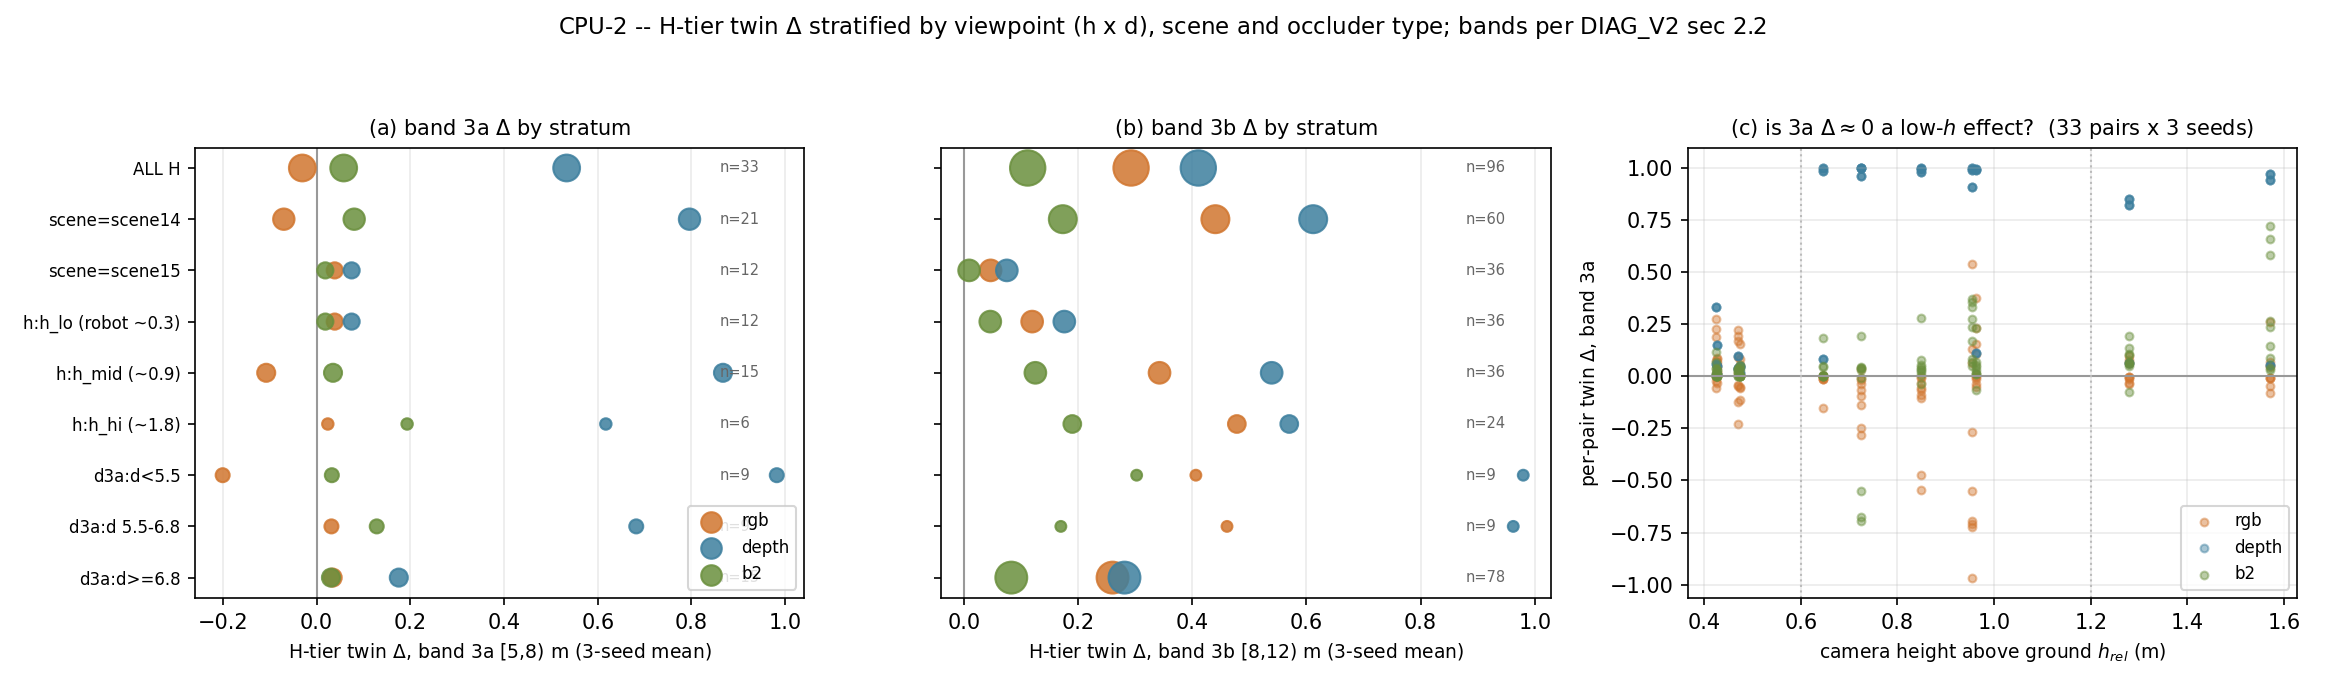

Source code (Python):
#!/usr/bin/env python3
"""WEEKEND 0823 / CPU-2 -- 3a/3b viewpoint stratification of the H-tier twin delta.

Question (WEEKEND_BRIEF_0823 §6.5, ruling #4 material): DIAG_V2 §2.2 reports the H-tier
twin delta in band 3a [5,8) m as RGB -0.031 +-0.054 (s42 CI [-0.127,+0.017], contains 0)
against +0.293 in band 3b [8,12).  Is that ~0 UNIFORM over viewpoints, or is it the average
of a viewpoint-dependent mixture (e.g. concentrated at low camera height h~0.3, or in one
scene / one occluder type)?

Definitions are NOT redefined here.  3a / 3b are the two far distance bands of grid
PROVISIONAL-GRID-V1 as fixed by `experiments/nightrun_0820/narrative/diag_v2/DIAG_V2.md`
sec 0.6 / sec 2.2: band 3a = [5,8) m, band 3b = [8,12) m, cell index = band*5 + sector.
The twin delta is the same statistic as DIAG_V2 sec 2:
    delta_b = max p over GT-positive cells of band b on the hazard-ON frame
            - max p over the SAME cells on its pose-matched hazard-OFF twin.

Inputs (all frozen, read-only):
  experiments/dayrun_0820/runs/v2/{rgb,depth,b2}_s{42,43,44}/eval_test/per_frame.csv
  experiments/dayrun_0820/runs/v2/{...}/twin/twin_pairs.csv          (kept flag + delta_score)
  experiments/dayrun_0820/dataset_manifest_v2_full.json              (cam d / h_rel, raw_vis)
  experiments/dayrun_0820/split_v2_full.json
Outputs (this directory only): a3_viewpoint_numbers.json, a3_strata.csv, a3_viewpoint.png

    PYTHONNOUSERSITE=1 CUDA_VISIBLE_DEVICES="" python a3_viewpoint.py
"""
from __future__ import annotations

import csv
import json
import math
import os
import sys

sys.dont_write_bytecode = True

import numpy as np
import matplotlib
matplotlib.use("Agg")
import matplotlib.pyplot as plt

REPO = "/home/vislab/Desktop/work_sy/Practice_NegObs"
DR = os.path.join(REPO, "experiments/dayrun_0820")
RUNS = os.path.join(DR, "runs/v2")
OUT = os.path.dirname(os.path.abspath(__file__))
sys.path.insert(0, os.path.join(REPO, "experiments/mainrun_0819/code"))
import bootstrap as BS  # noqa: E402

TAU = 0.5
MODELS = ("rgb", "depth", "b2")
SEEDS = (42, 43, 44)
SECT = ["A", "B", "C", "D", "E"]
BN = ["1", "2", "3a", "3b"]
CELLS = [f"{s}{b}" for b in BN for s in SECT]
N_CELLS = 20
MIN_N = 5          # brief: refuse to over-read strata with n < 5
BOOT_N = 8         # only bootstrap a stratum at n >= 8


def band_mask(b):
    m = np.zeros(N_CELLS, bool)
    m[b * 5:(b + 1) * 5] = True
    return m


BMASK = [band_mask(b) for b in range(4)]


def read_per_frame(path):
    rows = {}
    with open(path) as fh:
        for r in csv.DictReader(fh):
            rows[r["frame_id"]] = dict(
                scene_id=r["scene_id"], tier=r["tier"], toggle=r["toggle_state"],
                p=np.array([float(r[f"p_{c}"]) for c in CELLS]),
                g=np.array([float(r[f"g_{c}"]) for c in CELLS]))
    return rows


MANIFEST = json.load(open(os.path.join(DR, "dataset_manifest_v2_full.json")))
SPLIT = json.load(open(os.path.join(DR, "split_v2_full.json")))
FRAMES = {f["frame_id"]: f for f in MANIFEST["frames"]}
PF = {(m, s): read_per_frame(os.path.join(RUNS, f"{m}_s{s}/eval_test/per_frame.csv"))
      for m in MODELS for s in SEEDS}

# --------------------------------------------------------------------------- #
# stratifier definitions -- fixed BEFORE looking at any delta (pre-registered)
# --------------------------------------------------------------------------- #
# h bins: the project's three judging viewpoints (scripts/make_review_gallery.py:
#   "robot eye h0.3 / human eye h0.9 / high h1.8"), cut midway between them.
H_BINS = [(0.25, 0.60, "h_lo (robot ~0.3)"),
          (0.60, 1.20, "h_mid (~0.9)"),
          (1.20, 1.91, "h_hi (~1.8)")]
# d bins: the standoff axis DIAG_V2 sec 0.3 already established as the working range axis.
D_BINS = [(0.0, 7.0, "d<7"), (7.0, 9.0, "d 7-9"), (9.0, 99.0, "d>=9")]
# finer d cut used INSIDE band 3a, whose frames all sit at d < 7.6
D_BINS_3A = [(0.0, 5.5, "d<5.5"), (5.5, 6.8, "d 5.5-6.8"), (6.8, 99.0, "d>=6.8")]
# occluder type -- see sec 2 of the .md: only two scenes carry test H frames, so
# occluder type is PERFECTLY CONFOUNDED with scene id.  Recorded, not resolved.
OCCLUDER = {"scene14": "tread/landing self-occlusion (perspective terrace illusion)",
            "scene15": "lateral wall + 25deg bend (corridor occlusion)"}


def hbin(h):
    for lo, hi, lab in H_BINS:
        if lo <= h < hi:
            return lab
    return "h_out"


def dbin(d, bins=D_BINS):
    for lo, hi, lab in bins:
        if lo <= d < hi:
            return lab
    return "d_out"


# --------------------------------------------------------------------------- #
# build the per-pair table: 96 H pairs x 9 runs
# --------------------------------------------------------------------------- #
def build_rows():
    """rows[(model,seed)] = list of dicts, one per kept H twin pair."""
    out = {}
    for m in MODELS:
        for s in SEEDS:
            pairs = []
            with open(os.path.join(RUNS, f"{m}_s{s}/twin/twin_pairs.csv")) as fh:
                for r in csv.DictReader(fh):
                    if r["kept"] == "True" and r["tier"] == "H":
                        ds = r["delta_score"]
                        pairs.append((r["scene_id"], r["cut"],
                                      float(ds) if ds not in ("", "nan") else np.nan))
            rows = []
            for sc, cut, ds_ref in pairs:
                fid_on, fid_off = f"on/{sc}/{cut}", f"off/{sc}/{cut}"
                on, off = PF[(m, s)].get(fid_on), PF[(m, s)].get(fid_off)
                if on is None or off is None:
                    continue
                man = FRAMES[fid_on]
                cam = man["cam"]
                pos = on["g"] > 0.5
                rec = dict(scene=sc, cut=cut, cond=man["cond"], round=man["round"],
                           d=cam["d"], h=cam["h_rel"], yaw=cam["yaw"], pitch=cam["pitch"],
                           hfov=cam["hfov"], ground_z=cam["ground_z"],
                           edge_projected=man["raw_vis"].get("edge_projected", -1),
                           hbin=hbin(cam["h_rel"]), dbin=dbin(cam["d"]),
                           dbin3a=dbin(cam["d"], D_BINS_3A),
                           occluder=OCCLUDER.get(sc, "?"),
                           n_gt=int(pos.sum()), ds_ref=ds_ref)
                rec["all"] = float(on["p"][pos].max() - off["p"][pos].max()) if pos.any() else np.nan
                for b, bname in zip((2, 3), ("3a", "3b")):
                    msk = pos & BMASK[b]
                    rec[f"d_{bname}"] = (float(on["p"][msk].max() - off["p"][msk].max())
                                         if msk.any() else np.nan)
                    rec[f"on_{bname}"] = float(on["p"][msk].max()) if msk.any() else np.nan
                    rec[f"off_{bname}"] = float(off["p"][msk].max()) if msk.any() else np.nan
                    # band-restricted frame recall: any GT cell of the band over tau
                    rec[f"rec_{bname}"] = (float(on["p"][msk].max() >= TAU) if msk.any() else np.nan)
                    rec[f"recoff_{bname}"] = (float(off["p"][msk].max() >= TAU) if msk.any() else np.nan)
                    rec[f"ncell_{bname}"] = int(msk.sum())
                rows.append(rec)
            out[(m, s)] = rows
    return out


ROWS = build_rows()


def sanity():
    """Reproduce DIAG_V2 sec 2.2 headline numbers -- proves this is the published statistic, split."""
    rep = {}
    for m in MODELS:
        for band in ("3a", "3b", "all"):
            key = f"d_{band}" if band != "all" else "all"
            vals = []
            for s in SEEDS:
                v = np.array([r[key] for r in ROWS[(m, s)]], float)
                v = v[np.isfinite(v)]
                vals.append(float(v.mean()))
            rep[f"{m}_{band}"] = dict(seeds=vals, mean=float(np.mean(vals)),
                                      half_range=float((max(vals) - min(vals)) / 2),
                                      n=int(np.isfinite(np.array([r[key] for r in ROWS[(m, 42)]],
                                                                 float)).sum()))
    # also reproduce delta_score column
    dev = []
    for m in MODELS:
        for s in SEEDS:
            for r in ROWS[(m, s)]:
                if np.isfinite(r["ds_ref"]) and np.isfinite(r["all"]):
                    dev.append(abs(r["all"] - r["ds_ref"]))
    rep["max_abs_dev_vs_twin_pairs_csv"] = float(max(dev)) if dev else float("nan")
    return rep


# --------------------------------------------------------------------------- #
# stratum aggregation
# --------------------------------------------------------------------------- #
def agg(model, key, sel, boot=True):
    """3-seed aggregate of column `key` over pairs passing predicate `sel`.

    Returns dict with per-seed means, 3-seed mean, half-range, n (pairs with a finite value,
    identical across seeds because pairing + GT are seed-independent), and the s42 percentile
    bootstrap CI when n >= BOOT_N.
    """
    per_seed, n = [], None
    for s in SEEDS:
        v = np.array([r[key] for r in ROWS[(model, s)] if sel(r)], float)
        v = v[np.isfinite(v)]
        n = int(v.size) if n is None else n
        per_seed.append(float(v.mean()) if v.size else float("nan"))
    out = dict(n=int(n or 0), seeds=per_seed,
               mean=float(np.nanmean(per_seed)) if n else float("nan"),
               half_range=float((np.nanmax(per_seed) - np.nanmin(per_seed)) / 2) if n else float("nan"))
    if boot and n and n >= BOOT_N:
        v42 = np.array([r[key] for r in ROWS[(model, 42)] if sel(r)], float)
        v42 = v42[np.isfinite(v42)]
        ci = BS.bootstrap_ci(lambda idx, v=v42: {"mean": float(v[idx].mean())},
                             len(v42), n_boot=10000, seed=42)["mean"]
        out["s42_point"], out["s42_lo"], out["s42_hi"] = ci["point"], ci["lo"], ci["hi"]
        out["s42_excludes_zero"] = bool(ci["lo"] > 0 or ci["hi"] < 0)
    return out


# --------------------------------------------------------------------------- #
# Spearman with permutation p (no scipy) -- same code path as diag_v1/diag_v2
# --------------------------------------------------------------------------- #
def rankdata(x):
    x = np.asarray(x, float)
    order = np.argsort(x, kind="mergesort")
    ranks = np.empty(len(x), float)
    i = 0
    while i < len(x):
        j = i
        while j + 1 < len(x) and x[order[j + 1]] == x[order[i]]:
            j += 1
        ranks[order[i:j + 1]] = 0.5 * (i + j) + 1.0
        i = j + 1
    return ranks


def pearson(a, b):
    a, b = np.asarray(a, float), np.asarray(b, float)
    a, b = a - a.mean(), b - b.mean()
    den = math.sqrt(float((a * a).sum()) * float((b * b).sum()))
    return float((a * b).sum() / den) if den > 0 else float("nan")


def spearman(a, b, n_perm=20000, seed=42):
    ra, rb = rankdata(a), rankdata(b)
    rho = pearson(ra, rb)
    if not np.isfinite(rho):
        return rho, float("nan")
    rng = np.random.default_rng(seed)
    hits = 0
    for _ in range(n_perm):
        if abs(pearson(rng.permutation(ra), rb)) >= abs(rho) - 1e-12:
            hits += 1
    return rho, (hits + 1) / (n_perm + 1)


# --------------------------------------------------------------------------- #
# main
# --------------------------------------------------------------------------- #
def main():
    REP = dict(
        purpose="CPU-2 / WEEKEND_BRIEF_0823 sec 6.5 -- viewpoint stratification of the H-tier "
                "twin delta in bands 3a/3b (definitions per diag_v2/DIAG_V2.md sec 0.6, 2.2)",
        tau=TAU, models=list(MODELS), seeds=list(SEEDS),
        h_bins=[list(b) for b in H_BINS], d_bins=[list(b) for b in D_BINS],
        d_bins_3a=[list(b) for b in D_BINS_3A], occluder_map=OCCLUDER,
        min_n_to_read=MIN_N, min_n_to_bootstrap=BOOT_N,
        sanity=sanity())

    # ---------- 0. the frame census, per stratum ---------------------------- #
    base = ROWS[("rgb", 42)]
    REP["census"] = dict(
        n_H_pairs=len(base),
        by_scene={sc: sum(r["scene"] == sc for r in base) for sc in sorted(OCCLUDER)},
        n_with_3a_gt=sum(np.isfinite(r["d_3a"]) for r in base),
        n_with_3b_gt=sum(np.isfinite(r["d_3b"]) for r in base),
        d_range_3a=[float(min(r["d"] for r in base if np.isfinite(r["d_3a"]))),
                    float(max(r["d"] for r in base if np.isfinite(r["d_3a"])))],
        d_range_3b=[float(min(r["d"] for r in base if np.isfinite(r["d_3b"]))),
                    float(max(r["d"] for r in base if np.isfinite(r["d_3b"])))],
        h_range_3a=[float(min(r["h"] for r in base if np.isfinite(r["d_3a"]))),
                    float(max(r["h"] for r in base if np.isfinite(r["d_3a"])))],
        h_range_3b=[float(min(r["h"] for r in base if np.isfinite(r["d_3b"]))),
                    float(max(r["h"] for r in base if np.isfinite(r["d_3b"])))],
    )
    # h x d contingency of the 3a subset and the full H set
    def contingency(pred):
        t = {}
        for hb in [b[2] for b in H_BINS]:
            for db in [b[2] for b in D_BINS]:
                t[f"{hb} | {db}"] = sum(1 for r in base if pred(r) and r["hbin"] == hb
                                        and r["dbin"] == db)
        return t
    REP["census"]["hxd_all_H"] = contingency(lambda r: True)
    REP["census"]["hxd_3a_subset"] = contingency(lambda r: np.isfinite(r["d_3a"]))
    REP["census"]["by_scene_3a"] = {sc: sum(r["scene"] == sc and np.isfinite(r["d_3a"])
                                            for r in base) for sc in sorted(OCCLUDER)}
    REP["census"]["by_cond_3a"] = {}
    for c in sorted({r["cond"] for r in base}):
        REP["census"]["by_cond_3a"][c] = sum(r["cond"] == c and np.isfinite(r["d_3a"]) for r in base)

    # ---------- 1. strata tables -------------------------------------------- #
    strata = {}

    def add(name, sel, note=""):
        entry = dict(note=note)
        for m in MODELS:
            for band in ("3a", "3b"):
                entry[f"{m}_delta_{band}"] = agg(m, f"d_{band}", sel)
                entry[f"{m}_recall_{band}"] = agg(m, f"rec_{band}", sel, boot=False)
                entry[f"{m}_recalloff_{band}"] = agg(m, f"recoff_{band}", sel, boot=False)
                entry[f"{m}_pon_{band}"] = agg(m, f"on_{band}", sel, boot=False)
                entry[f"{m}_poff_{band}"] = agg(m, f"off_{band}", sel, boot=False)
        strata[name] = entry

    add("ALL H", lambda r: True, "reproduces DIAG_V2 sec 2.2")
    for sc in sorted(OCCLUDER):
        add(f"scene={sc}", lambda r, sc=sc: r["scene"] == sc, OCCLUDER[sc])
    for lo, hi, lab in H_BINS:
        add(f"h:{lab}", lambda r, lo=lo, hi=hi: lo <= r["h"] < hi)
    for lo, hi, lab in D_BINS:
        add(f"d:{lab}", lambda r, lo=lo, hi=hi: lo <= r["d"] < hi)
    for lo, hi, lab in D_BINS_3A:
        add(f"d3a:{lab}", lambda r, lo=lo, hi=hi: lo <= r["d"] < hi)
    # h x d joint (only cells that exist)
    for _, _, hl in H_BINS:
        for _, _, dl in D_BINS:
            n = sum(1 for r in base if r["hbin"] == hl and r["dbin"] == dl)
            if n:
                add(f"hxd:{hl} | {dl}",
                    lambda r, hl=hl, dl=dl: r["hbin"] == hl and r["dbin"] == dl)
    # scene x h
    for sc in sorted(OCCLUDER):
        for _, _, hl in H_BINS:
            n = sum(1 for r in base if r["scene"] == sc and r["hbin"] == hl)
            if n:
                add(f"scene x h:{sc} | {hl}",
                    lambda r, sc=sc, hl=hl: r["scene"] == sc and r["hbin"] == hl)
    # light condition
    for c in sorted({r["cond"] for r in base}):
        add(f"cond:{c}", lambda r, c=c: r["cond"] == c)
    # render round
    for rd in sorted({r["round"] for r in base}):
        add(f"round:{rd}", lambda r, rd=rd: r["round"] == rd)
    REP["strata"] = strata

    # ---------- 2. continuous tests: does delta_3a move with h or d? -------- #
    cont = {}
    sub = [r for r in base if np.isfinite(r["d_3a"])]
    for m in MODELS:
        for s in SEEDS:
            rr = [r for r in ROWS[(m, s)] if np.isfinite(r["d_3a"])]
            for var in ("h", "d", "pitch", "edge_projected"):
                x = np.array([r[var] for r in rr], float)
                y = np.array([r["d_3a"] for r in rr], float)
                rho, p = spearman(x, y)
                cont[f"{m}_s{s}_delta3a_vs_{var}"] = dict(rho=rho, p_perm=p, n=len(rr))
            # same for 3b
            rr2 = [r for r in ROWS[(m, s)] if np.isfinite(r["d_3b"])]
            for var in ("h", "d"):
                x = np.array([r[var] for r in rr2], float)
                y = np.array([r["d_3b"] for r in rr2], float)
                rho, p = spearman(x, y)
                cont[f"{m}_s{s}_delta3b_vs_{var}"] = dict(rho=rho, p_perm=p, n=len(rr2))
    REP["continuous"] = cont
    REP["continuous_seed_summary"] = {}
    for m in MODELS:
        for band in ("3a", "3b"):
            for var in ("h", "d"):
                k = f"{m}_delta{band}_vs_{var}"
                v = [cont[f"{m}_s{s}_delta{band}_vs_{var}"]["rho"] for s in SEEDS
                     if f"{m}_s{s}_delta{band}_vs_{var}" in cont]
                if v:
                    REP["continuous_seed_summary"][k] = dict(
                        rhos=v, mean=float(np.mean(v)),
                        sign_agreement=bool(all(np.sign(x) == np.sign(v[0]) for x in v)))

    # ---------- 2b. CAMERA-POSE CLUSTERING --------------------------------- #
    # The 96 H pairs are 32 unique camera poses x 3 light conditions; the 33 band-3a pairs
    # are 11 poses x 3 conditions.  A frame-level bootstrap therefore treats light replicates
    # of ONE viewpoint as independent samples and understates the CI.  Everything below is
    # recomputed with the camera pose as the sampling unit.
    def pose_key(r):
        return (r["scene"], r["round"], round(r["d"], 3), round(r["h"], 3))

    clus = {}
    for band in ("3a", "3b"):
        for m in MODELS:
            per_seed_pose = {}
            for s in SEEDS:
                acc = {}
                for r in ROWS[(m, s)]:
                    v = r[f"d_{band}"]
                    if np.isfinite(v):
                        acc.setdefault(pose_key(r), []).append(v)
                per_seed_pose[s] = {k: float(np.mean(v)) for k, v in acc.items()}
            keys = sorted(per_seed_pose[42])
            pm = np.array([np.mean([per_seed_pose[s][k] for s in SEEDS]) for k in keys])
            # cluster bootstrap over poses, s42
            v42 = np.array([per_seed_pose[42][k] for k in keys])
            ci = BS.bootstrap_ci(lambda idx, v=v42: {"mean": float(v[idx].mean())},
                                 len(v42), n_boot=10000, seed=42)["mean"]
            # leave-one-pose-out jackknife on the 3-seed pose means
            jk = [float(np.delete(pm, i).mean()) for i in range(len(pm))]
            worst = int(np.argmax(np.abs(pm - pm.mean())))
            clus[f"{m}_{band}"] = dict(
                n_poses=len(keys), n_frames=int(len(keys) * 3),
                pose_mean_3seed=float(pm.mean()),
                pose_median_3seed=float(np.median(pm)),
                s42_cluster_point=ci["point"], s42_cluster_lo=ci["lo"], s42_cluster_hi=ci["hi"],
                s42_cluster_excludes_zero=bool(ci["lo"] > 0 or ci["hi"] < 0),
                jackknife_min=float(min(jk)), jackknife_max=float(max(jk)),
                most_influential_pose=dict(
                    scene=keys[worst][0], round=keys[worst][1], d=keys[worst][2],
                    h=keys[worst][3], pose_delta_3seed=float(pm[worst]),
                    mean_without_it=float(np.delete(pm, worst).mean())),
                poses=[dict(scene=k[0], round=k[1], d=k[2], h=k[3],
                            delta_3seed=float(np.mean([per_seed_pose[s][k] for s in SEEDS])),
                            per_seed=[per_seed_pose[s][k] for s in SEEDS]) for k in keys])
            # sign vote over poses
            clus[f"{m}_{band}"]["poses_positive"] = int((pm > 0).sum())
            clus[f"{m}_{band}"]["poses_negative"] = int((pm < 0).sum())
    REP["pose_clusters"] = clus

    # scene-restricted cluster estimates (the de-confounding cut)
    sc_clus = {}
    for sc in sorted(OCCLUDER):
        for band in ("3a", "3b"):
            for m in MODELS:
                acc = {}
                for s in SEEDS:
                    for r in ROWS[(m, s)]:
                        if r["scene"] != sc:
                            continue
                        v = r[f"d_{band}"]
                        if np.isfinite(v):
                            acc.setdefault((pose_key(r), s), []).append(v)
                keys = sorted({k for (k, s) in acc})
                if not keys:
                    continue
                pm = np.array([np.mean([np.mean(acc[(k, s)]) for s in SEEDS]) for k in keys])
                sc_clus[f"{sc}_{m}_{band}"] = dict(
                    n_poses=len(keys), pose_mean_3seed=float(pm.mean()),
                    pose_median_3seed=float(np.median(pm)),
                    poses_positive=int((pm > 0).sum()), poses_negative=int((pm < 0).sum()))
    REP["pose_clusters_by_scene"] = sc_clus

    # cluster CIs for the strata that carry the ruling (pose = sampling unit)
    def cluster_stratum(m, band, sel):
        per_seed_pose = {}
        for s in SEEDS:
            acc = {}
            for r in ROWS[(m, s)]:
                if not sel(r):
                    continue
                v = r[f"d_{band}"]
                if np.isfinite(v):
                    acc.setdefault(pose_key(r), []).append(v)
            per_seed_pose[s] = {k: float(np.mean(v)) for k, v in acc.items()}
        keys = sorted(per_seed_pose[42])
        if not keys:
            return None
        pm = np.array([np.mean([per_seed_pose[s][k] for s in SEEDS]) for k in keys])
        v42 = np.array([per_seed_pose[42][k] for k in keys])
        out = dict(n_poses=len(keys), n_frames=int(3 * len(keys)),
                   pose_mean_3seed=float(pm.mean()), pose_median_3seed=float(np.median(pm)),
                   poses_positive=int((pm > 0).sum()), poses_negative=int((pm < 0).sum()),
                   per_seed_pose_mean=[float(np.mean([per_seed_pose[s][k] for k in keys]))
                                       for s in SEEDS])
        if len(keys) >= 4:
            ci = BS.bootstrap_ci(lambda idx, v=v42: {"mean": float(v[idx].mean())},
                                 len(v42), n_boot=10000, seed=42)["mean"]
            out.update(s42_cluster_point=ci["point"], s42_cluster_lo=ci["lo"],
                       s42_cluster_hi=ci["hi"],
                       s42_cluster_excludes_zero=bool(ci["lo"] > 0 or ci["hi"] < 0))
        return out

    ruling = {}
    sels = {"ALL H": lambda r: True,
            "scene14": lambda r: r["scene"] == "scene14",
            "scene15": lambda r: r["scene"] == "scene15",
            "h_lo": lambda r: r["hbin"].startswith("h_lo"),
            "h_mid": lambda r: r["hbin"].startswith("h_mid"),
            "h_hi": lambda r: r["hbin"].startswith("h_hi"),
            "d<7": lambda r: r["d"] < 7.0,
            "d 7-9": lambda r: 7.0 <= r["d"] < 9.0,
            "d>=9": lambda r: r["d"] >= 9.0,
            "scene14 & h_lo": lambda r: r["scene"] == "scene14" and r["hbin"].startswith("h_lo"),
            "scene15 & h_lo": lambda r: r["scene"] == "scene15" and r["hbin"].startswith("h_lo"),
            "scene14 & h_mid": lambda r: r["scene"] == "scene14" and r["hbin"].startswith("h_mid"),
            "scene15 & h_mid": lambda r: r["scene"] == "scene15" and r["hbin"].startswith("h_mid")}
    for nm, sel in sels.items():
        for m in MODELS:
            for band in ("3a", "3b"):
                v = cluster_stratum(m, band, sel)
                if v:
                    ruling[f"{nm} | {m} | {band}"] = v
    REP["ruling_strata_cluster"] = ruling

    # ---------- 2c. control: is band 3a null for the OTHER tiers too? ------- #
    # If V/E frames also show Delta ~ 0 in band 3a, the null is a property of the band
    # (a grid/geometry artefact).  If only H is null there, the null is a property of
    # OCCLUSION at short standoff -- which is what the paper's H claim is about.
    tier_ctl = {}
    for m in MODELS:
        for tier in ("V", "E", "H"):
            for band in ("3a", "3b"):
                per_seed = []
                n = 0
                for s in SEEDS:
                    v = []
                    with open(os.path.join(RUNS, f"{m}_s{s}/twin/twin_pairs.csv")) as fh:
                        for r in csv.DictReader(fh):
                            if r["kept"] != "True" or r["tier"] != tier:
                                continue
                            on = PF[(m, s)].get(f"on/{r['scene_id']}/{r['cut']}")
                            off = PF[(m, s)].get(f"off/{r['scene_id']}/{r['cut']}")
                            if on is None or off is None:
                                continue
                            msk = (on["g"] > 0.5) & BMASK[2 if band == "3a" else 3]
                            if msk.any():
                                v.append(float(on["p"][msk].max() - off["p"][msk].max()))
                    n = len(v)
                    per_seed.append(float(np.mean(v)) if v else float("nan"))
                tier_ctl[f"{m}_{tier}_{band}"] = dict(
                    n=n, seeds=per_seed, mean=float(np.nanmean(per_seed)),
                    half_range=float((np.nanmax(per_seed) - np.nanmin(per_seed)) / 2))
    REP["tier_control"] = tier_ctl

    # ---------- 3. per-pair dump ------------------------------------------- #
    with open(os.path.join(OUT, "a3_strata.csv"), "w", newline="") as fh:
        cols = ["model", "seed", "scene", "occluder", "cut", "cond", "round", "d", "h",
                "pitch", "yaw", "hfov", "edge_projected", "hbin", "dbin", "dbin3a", "n_gt",
                "ncell_3a", "ncell_3b", "d_3a", "d_3b", "on_3a", "off_3a", "on_3b", "off_3b",
                "rec_3a", "rec_3b", "delta_all"]
        w = csv.writer(fh)
        w.writerow(cols)
        for m in MODELS:
            for s in SEEDS:
                for r in ROWS[(m, s)]:
                    w.writerow([m, s, r["scene"], r["occluder"], r["cut"], r["cond"], r["round"],
                                r["d"], r["h"], r["pitch"], r["yaw"], r["hfov"],
                                r["edge_projected"], r["hbin"], r["dbin"], r["dbin3a"], r["n_gt"],
                                r["ncell_3a"], r["ncell_3b"],
                                r["d_3a"], r["d_3b"], r["on_3a"], r["off_3a"],
                                r["on_3b"], r["off_3b"], r["rec_3a"], r["rec_3b"], r["all"]])

    with open(os.path.join(OUT, "a3_viewpoint_numbers.json"), "w") as fh:
        json.dump(REP, fh, indent=1, default=float)

    plot(REP, base)
    return REP


MCOL = {"rgb": "#d1762f", "depth": "#3d7f9e", "b2": "#6a8f3d"}


def plot(REP, base):
    fig, axes = plt.subplots(1, 3, figsize=(15.5, 4.6))

    # (a) delta_3a per stratum, RGB
    ax = axes[0]
    names = ["ALL H", "scene=scene14", "scene=scene15",
             "h:h_lo (robot ~0.3)", "h:h_mid (~0.9)", "h:h_hi (~1.8)",
             "d3a:d<5.5", "d3a:d 5.5-6.8", "d3a:d>=6.8"]
    y = np.arange(len(names))[::-1]
    for m in MODELS:
        xs, ys, ns = [], [], []
        for i, nm in enumerate(names):
            e = REP["strata"].get(nm, {}).get(f"{m}_delta_3a")
            if e and e["n"]:
                xs.append(e["mean"]); ys.append(y[i]); ns.append(e["n"])
        ax.scatter(xs, ys, color=MCOL[m], s=[max(14, 5 * n) for n in ns], label=m,
                   alpha=.85, zorder=3)
    for i, nm in enumerate(names):
        e = REP["strata"].get(nm, {}).get("rgb_delta_3a")
        if e and e["n"]:
            ax.annotate(f"n={e['n']}", (0.86, y[i]), fontsize=7, color="#666",
                        xycoords=("axes fraction", "data"), va="center")
    ax.axvline(0, color="#999", lw=1)
    ax.set_yticks(y); ax.set_yticklabels(names, fontsize=8)
    ax.set_xlabel("H-tier twin $\\Delta$, band 3a [5,8) m (3-seed mean)", fontsize=9)
    ax.set_title("(a) band 3a $\\Delta$ by stratum", fontsize=10)
    ax.legend(fontsize=8, loc="lower right")
    ax.grid(axis="x", alpha=.25)

    # (b) same for 3b
    ax = axes[1]
    for m in MODELS:
        xs, ys, ns = [], [], []
        for i, nm in enumerate(names):
            e = REP["strata"].get(nm, {}).get(f"{m}_delta_3b")
            if e and e["n"]:
                xs.append(e["mean"]); ys.append(y[i]); ns.append(e["n"])
        ax.scatter(xs, ys, color=MCOL[m], s=[max(14, 3 * n) for n in ns], alpha=.85, zorder=3)
    for i, nm in enumerate(names):
        e = REP["strata"].get(nm, {}).get("rgb_delta_3b")
        if e and e["n"]:
            ax.annotate(f"n={e['n']}", (0.86, y[i]), fontsize=7, color="#666",
                        xycoords=("axes fraction", "data"), va="center")
    ax.axvline(0, color="#999", lw=1)
    ax.set_yticks(y); ax.set_yticklabels([])
    ax.set_xlabel("H-tier twin $\\Delta$, band 3b [8,12) m (3-seed mean)", fontsize=9)
    ax.set_title("(b) band 3b $\\Delta$ by stratum", fontsize=10)
    ax.grid(axis="x", alpha=.25)

    # (c) scatter delta_3a vs h, RGB s42/43/44 pooled
    ax = axes[2]
    for m in MODELS:
        for s in SEEDS:
            rr = [r for r in ROWS[(m, s)] if np.isfinite(r["d_3a"])]
            ax.scatter([r["h"] for r in rr], [r["d_3a"] for r in rr], s=14,
                       color=MCOL[m], alpha=.45,
                       label=m if s == 42 else None)
    ax.axhline(0, color="#999", lw=1)
    for lo, hi, lab in H_BINS[:-1]:
        ax.axvline(hi, color="#bbb", ls=":", lw=1)
    ax.set_xlabel("camera height above ground $h_{rel}$ (m)", fontsize=9)
    ax.set_ylabel("per-pair twin $\\Delta$, band 3a", fontsize=9)
    ax.set_title("(c) is 3a $\\Delta\\approx0$ a low-$h$ effect?  (33 pairs x 3 seeds)", fontsize=10)
    ax.legend(fontsize=8)
    ax.grid(alpha=.25)

    fig.suptitle("CPU-2 -- H-tier twin $\\Delta$ stratified by viewpoint (h x d), scene and "
                 "occluder type; bands per DIAG_V2 sec 2.2", fontsize=11)
    fig.tight_layout(rect=(0, 0, 1, .94))
    fig.savefig(os.path.join(OUT, "a3_viewpoint.png"), dpi=150)
    plt.close(fig)


if __name__ == "__main__":
    R = main()
    print(json.dumps(R["sanity"], indent=1, default=float))
    print(json.dumps(R["census"], indent=1, default=float))
